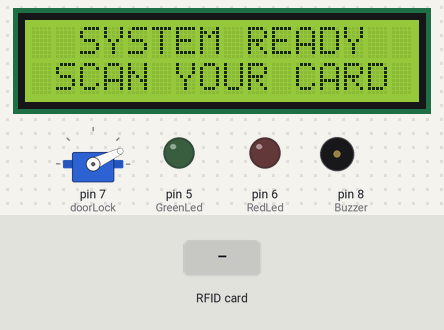
Bench run of a sketch on a simulated Arduino Uno, built with avr-gcc and run on an emulated ATmega328P. Parts: 16×2 character LCD, servo, output pins drawn as LEDs (lit = HIGH), buzzer (waves = sounding, pin HIGH). Inputs (shaded band) come from the test bench. Pins used as bus, display or sensor lines are not drawn; what the sketch prints to the serial monitor is not drawn.

Above: at 3.4 s.
3.5 s: RFID card 5E 7A 19 C4 held to the reader
At 4.9 s:
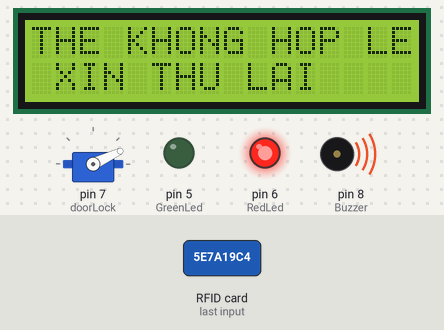
At 6.3 s:
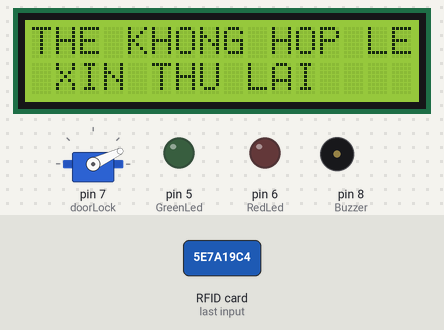
6.5 s: RFID card 53 A8 9B 02 held to the reader
At 7.6 s:
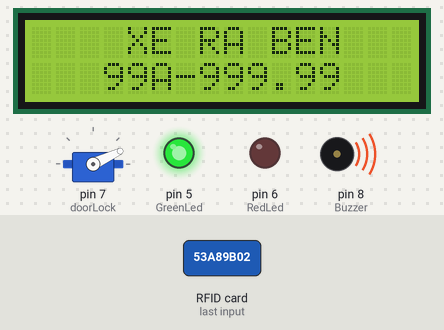
Timing chart, 0 to 15.1 s (numbered marks = the images above; inputs shaded):
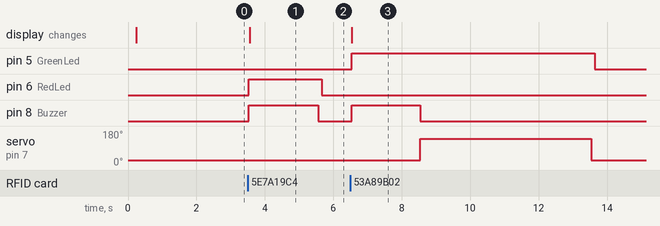

The sketch:

RFID.ino
```cpp
#include <SPI.h>
#include <MFRC522.h>
#include <LiquidCrystal_I2C.h>

#include <Servo.h>
Servo myservo;

#define doorLock 7

#define SS_PIN 10
#define RST_PIN 9

MFRC522 mfrc522(SS_PIN,RST_PIN);
LiquidCrystal_I2C lcd(0x27, 16, 2);

byte card_ID[4];                              //ID THẺ CÓ KÍCH CỠ 4 BYTE
byte Name1[4] = {0x53, 0xA8, 0x9B, 0x02};     //UID_CARD THỨ NHẤT
byte Name2[4] = {0x67, 0xC6, 0xB0, 0x60};     //UID_CARD THỨ HAI

int NumbCard[2]; // đây là mảng có nội dung số lượng thẻ, trong trường hợp của nhóm, chỉ sử dụng hai thẻ
int j=0;
int statu[2];
int s=0;

int const RedLed = 6;
int const GreenLed = 5;   // định nghĩa chân
int const Buzzer = 8;

// String Log
String Name;    // tên tương ứng với biển số xe sử dụng
long Number;    // biến đặt số cho xe
int n;          // số lượng thẻ muốn học

void setup() {
  lcd.init();
  lcd.backlight();
  Serial.begin(9600); // khởi tạo giao tiếp với PC
  SPI.begin();        // khởi tạo chuẩn SPI
  mfrc522.PCD_Init(); // khởi tạo RFID (mfrc522)

  myservo.attach(doorLock);
  myservo.write(25);     // BAN ĐẦU SERVO ĐÓNG

  Serial.println("CLEARSHEET");   // XÓA BẮT ĐẦU TỪ HÀNG 1 EXCEL
  Serial.println("LABEL,Date,Name,Number,Time Out,Time In");

  pinMode(RedLed, OUTPUT);
  pinMode(GreenLed, OUTPUT);
  pinMode(Buzzer, OUTPUT);
  delay(100);

  lcd.clear();
  lcd.setCursor(2,0);
  lcd.print("SYSTEM READY ");
  lcd.setCursor(1,1);
  lcd.print("SCAN YOUR CARD ");
  delay(2000);
}

void loop() {
  // TÌM KIẾM THẺ MỚI
  if(!mfrc522.PICC_IsNewCardPresent())
  {
    return; // BẮT ĐẦU VÒNG LẶP KHI KHÔNG CÓ THẺ Ở HIỆN TẠI
  }
  // LỰA CHỌN 1 THẺ
  if(!mfrc522.PICC_ReadCardSerial())
  {
    return;
  }
  for(byte i=0; i<mfrc522.uid.size;i++){
    card_ID[i]=mfrc522.uid.uidByte[i];

    if(card_ID[i]==Name1[i]){      // ID CỦA THẺ ĐƯỢC GÁN VỚI TÊN
      Name = "99A-999.99";       // BIỂN SỐ XE CÓ THỂ THAY ĐỔI
      Number = 1;                 // XE SỐ 1
      j = 0;
      s = 0;
    }
    else if(card_ID[i]==Name2[i]){ // ID CỦA THẺ ĐƯỢC GÁN VỚI TÊN
      Name = "35A-696.69";       // BIỂN SỐ XE CÓ THỂ THAY ĐỔI
      Number = 2;                 // XE SỐ 2
      j = 1;
      s = 1;
    }
    else {                            // TRƯỜNG HỢP MÃ THẺ UID CỦA XE KHÔNG HỢP LỆ
      digitalWrite(GreenLed, LOW);    // LED XANH TẮT
      digitalWrite(RedLed, HIGH);     // LED ĐỎ SÁNG TRONG 2S
      digitalWrite(Buzzer, HIGH);     // LOA KÊU TRONG 2S
      lcd.clear();
      lcd.setCursor(0, 0);
      lcd.print("THE KHONG HOP LE!"); // HIỂN THỊ LÊN LCD
      lcd.setCursor(0, 1);
      lcd.print(" XIN THU LAI ");
      delay(2000);
              myservo.write(25);      //ĐỘNG CƠ RÀO CHẮN ĐÓNG
      digitalWrite(Buzzer, LOW);      //SAU 2S LOA TẮT
      //Serial.println("  NOT ALLOWED!  ");
      goto cont;
    }
  }
  if (NumbCard[j]==1)         // TRƯỜNG HỢP THẺ HỢP LỆ
  {
    Serial.println("Already Exist");
    NumbCard[j] = 0;
    statu[s] = 1;
    lcd.clear();
    lcd.setCursor(3, 0);
    lcd.print("XE VAO BEN");     //QUẸT THẺ LẦN 1 HIỆN THỊ LÊN LCD XE VÀO BẾN
    lcd.setCursor(3, 1);
    lcd.print(Name);             // HIỆN THỊ BIỂN SỐ XE LÊN LCD
    Serial.print("DATA,DATE," + Name);
    Serial.print(",");
    Serial.print(Number);
    Serial.print(",");
    Serial.print("");           // XUẤT DỮ LIỆU LÊN EXCEL NGÀY, BIỂN SỐ XE
    Serial.print(",");
    Serial.println("TIME");         // HIỂN THỊ THỜI GIAN
    digitalWrite(GreenLed, HIGH);   // LED XANH SÁNG
    digitalWrite(RedLed, LOW);      // LED ĐỎ TẮT
    digitalWrite(Buzzer, HIGH);     // LOA KÊU 1 TIẾNG BÍP
    delay(2000);
    digitalWrite(Buzzer, LOW);

    myservo.write(140);
    delay(5000);                  // ĐỘNG CƠ SẼ MỞ KHI QUẸT THẺ, ĐÚNG SAU 5S SẼ TỰ ĐỘNG ĐÓNG
    myservo.write(25);
  }
  else {
    NumbCard[j] = 1;
    n++;
    lcd.clear();
    lcd.setCursor(4, 0);
    lcd.print("XE RA BEN");     // QUẸT THẺ LẦN 2 SẼ HIỆN THỊ XE RA BẾN
    lcd.setCursor(3, 1);
    lcd.print(Name);
    Serial.print("DATA,DATE," + Name);    // HIỆN THỊ TÊN BIỂN SỐ XE, NGÀY THÁNG NĂM
    Serial.print(",");
    Serial.print(Number);
    Serial.print(",");
    Serial.print("TIME");     // HIỂN THỊ THỜI GIAN XE RA BẾN LÊN LCD
    Serial.print(",");
    Serial.println("");
    digitalWrite(GreenLed, HIGH); // LED XANH SÁNG
    digitalWrite(RedLed, LOW);    // LED ĐỎ TẮT
    digitalWrite(Buzzer, HIGH);   // LOA KÊU 1 TIẾNG BÍP
    delay(2000);
    digitalWrite(Buzzer, LOW);

    myservo.write(140);
    delay(5000);
    myservo.write(25);
    Serial.println("SAVEWORKBOOKAS,Name/WorkNames");
  }
cont:
  delay(100);
  digitalWrite(GreenLed, LOW);
  digitalWrite(RedLed, LOW);
  myservo.write(25);
  if(n==6){
    Serial.println("FORCEEXCELQUIT");
  }
}
```

Measured:
- after the input at 3.5 s, pin 6 (RedLed): LOW → HIGH at once, → LOW 2.1 s later; pin 8 (Buzzer): LOW → HIGH at once, → LOW 2.0 s later; the display: changes after 0.06 s (image 1)
- after the input at 6.5 s, pin 5 (GreenLed): LOW → HIGH at once, → LOW 7.1 s later; pin 8 (Buzzer): LOW → HIGH at once, → LOW 2.0 s later; servo on pin 7 (doorLock): 25° → 140° after 2.0 s, → 25° 5.0 s later; the display: changes at once (image 3)
